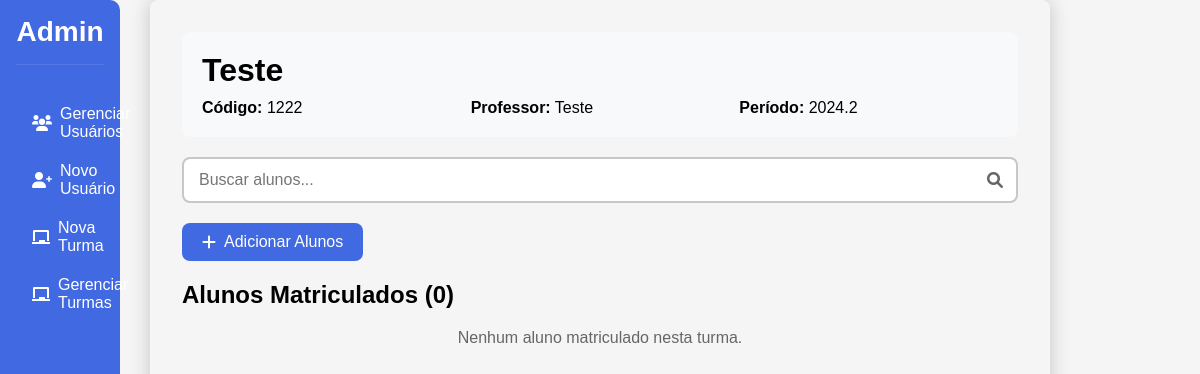
/admin/CRUD_turmas/visualizar_alunos/1222, run on an earlier commit of the app's database.
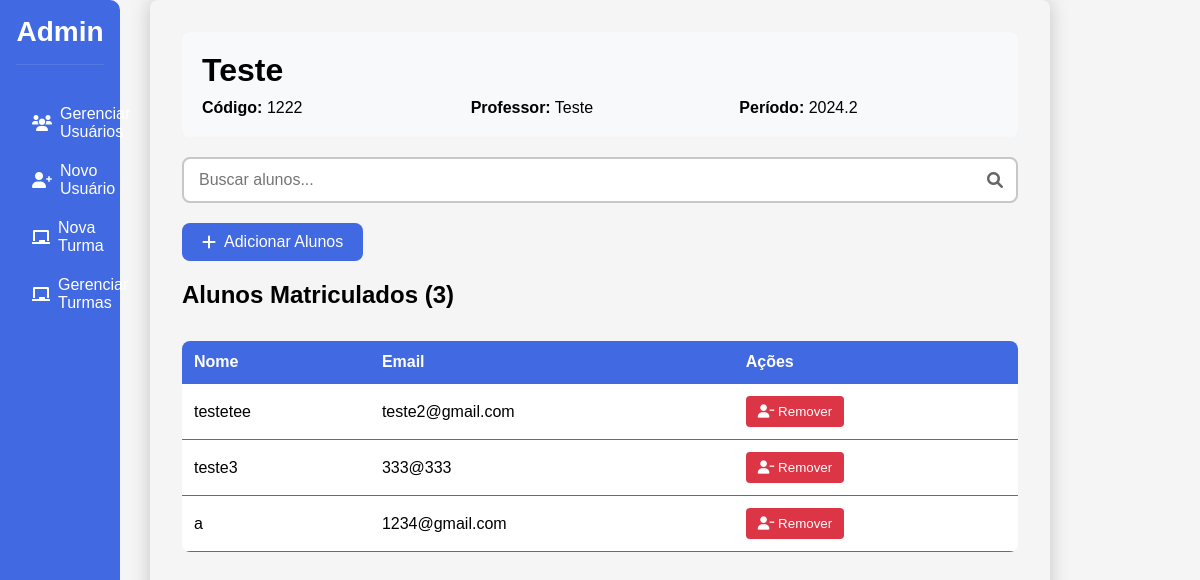
And on a later commit of the database.
### app.py (models this page shows)
class User(db.Model):
    email = db.Column(db.String(150), unique=True, nullable=False, primary_key=True)
    nome = db.Column(db.String(150), nullable=False)
    cargo = db.Column(db.String(50), nullable=False)
    senha = db.Column(db.String(150), nullable=False)

### app.py (the view)
@app.route('/admin/CRUD_turmas/visualizar_alunos/<codigo>')
def vizualizar_alunos(codigo):
    turma = Turma.query.get_or_404(codigo)
    alunos = turma.alunos
    return render_template('admin/CRUD_turmas/vizualizar_alunos.html',
                         turma=turma,
                         alunos=alunos)

### templates/admin/CRUD_turmas/vizualizar_alunos.html (shortened to what this page needs)
<!DOCTYPE html>
<html lang="pt-BR">
<head>
    <link rel="stylesheet" href="{{ url_for('static', filename='css/CRUD_turmas/vizualizar_alunos.css') }}">
    <link rel="stylesheet" href="https://cdnjs.cloudflare.com/ajax/libs/font-awesome/6.0.0-beta3/css/all.min.css">
</head>
<body>
    <div class="navbar">
        <h2>Admin</h2>
        <ul>
            <li><a href="{{ url_for('gerenciar_usuarios') }}"><i class="fas fa-users"></i> Gerenciar Usuários</a></li>
            <li><a href="{{ url_for('criar_usuario') }}"><i class="fas fa-user-plus"></i> Novo Usuário</a></li>
            <li><a href="{{ url_for('criar_turma') }}"><i class="fas fa-chalkboard"></i> Nova Turma</a></li>
            <li><a href="{{ url_for('gerenciar_turmas') }}"><i class="fas fa-chalkboard"></i> Gerenciar Turmas</a></li>
        </ul>
    </div>
    <div class="container">
        <div class="turma-info">
            <h1>{{ turma.nome }}</h1>
            <div class="info-detalhes">
                <p><strong>Código:</strong> {{ turma.codigo_disciplina }}</p>
                <p><strong>Professor:</strong> {{ turma.professor.nome }}</p>
                <p><strong>Período:</strong> {{ turma.ano }}.{{ turma.semestre }}</p>
            </div>
        </div>
        <div class="search-box">
            <input type="text" id="searchInput" placeholder="Buscar alunos...">
            <i class="fas fa-search"></i>
        </div>
        <div class="header-actions">
            <a href="{{ url_for('adicionar_alunos', codigo=turma.codigo_disciplina) }}" class="add-btn">
                <i class="fas fa-plus"></i>
                Adicionar Alunos
            </a>
        </div>
        <div class="alunos-container">
            <h2>Alunos Matriculados ({{ alunos|length }})</h2>
            {% if alunos %}
            <table class="alunos-table">
                <thead>
                    <tr>
                        <th>Nome</th>
                        <th>Email</th>
                        <th>Ações</th>
                    </tr>
                </thead>
                <tbody>
                    {% for aluno in alunos %}
                    <tr class="aluno-item">
                        <td>{{ aluno.nome }}</td>
                        <td>{{ aluno.email }}</td>
                        <td>
                            <button onclick="removerAluno('{{ aluno.email }}')" class="remove-btn">
                                <i class="fas fa-user-minus"></i> Remover
                            </button>
                        </td>
                    </tr>
                    {% endfor %}
                </tbody>
            </table>
            {% else %}
            <p class="no-alunos">Nenhum aluno matriculado nesta turma.</p>
            {% endif %}
        </div>
    </div>
</body>
</html>

What changed in the data, as far as the page shows it:
now on this page (row unchanged): User: nome "testetee", email "teste2@gmail.com"
now on this page (row unchanged): User: nome "teste3", email "333@333"
added User: nome "a", email "1234@gmail.com"
Also different on the page:
{{ alunos|length }}: "0" → "3"
text no longer shown: "Nenhum aluno matriculado nesta turma."
text now shown: "Nome Email Ações"
